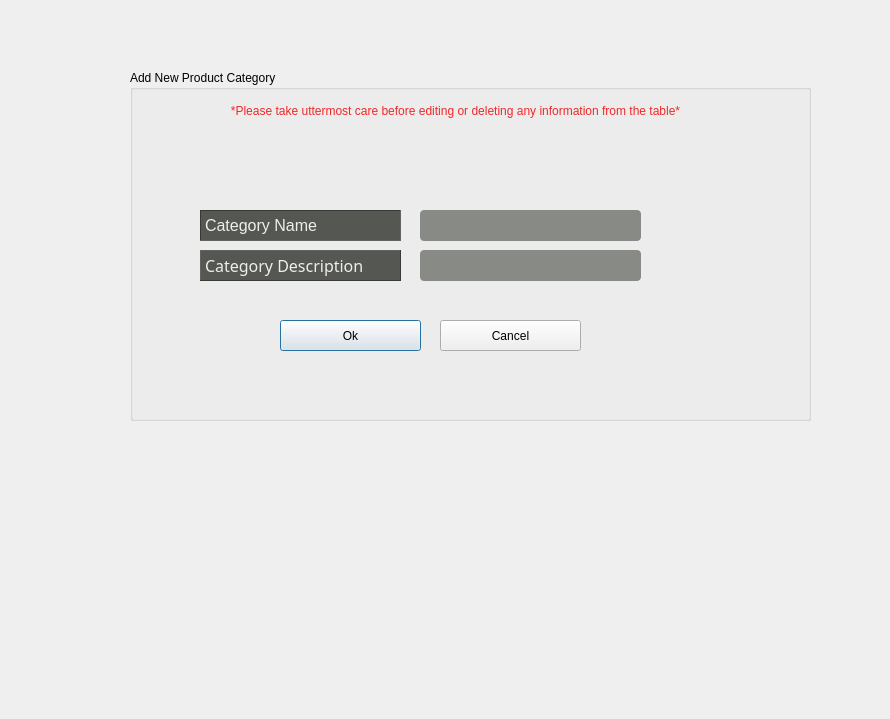
<?xml version="1.0" encoding="UTF-8"?>
<ui version="4.0">
 <class>AddProductCategory</class>
 <widget class="QDialog" name="AddProductCategory">
  <property name="geometry">
   <rect>
    <x>0</x>
    <y>0</y>
    <width>890</width>
    <height>719</height>
   </rect>
  </property>
  <property name="windowTitle">
   <string>Dialog</string>
  </property>
  <widget class="QLabel" name="label_2">
   <property name="geometry">
    <rect>
     <x>0</x>
     <y>0</y>
     <width>881</width>
     <height>741</height>
    </rect>
   </property>
   <property name="styleSheet">
    <string notr="true">border-image: url(:/resources/background/picklit.jpg);</string>
   </property>
   <property name="text">
    <string/>
   </property>
  </widget>
  <widget class="QGroupBox" name="groupBox">
   <property name="geometry">
    <rect>
     <x>130</x>
     <y>70</y>
     <width>681</width>
     <height>351</height>
    </rect>
   </property>
   <property name="title">
    <string>Add New Product Category</string>
   </property>
   <widget class="QLabel" name="lbl_username">
    <property name="geometry">
     <rect>
      <x>70</x>
      <y>180</y>
      <width>201</width>
      <height>31</height>
     </rect>
    </property>
    <property name="font">
     <font>
      <family>Vemana2000</family>
      <pointsize>12</pointsize>
     </font>
    </property>
    <property name="styleSheet">
     <string notr="true">background-color: rgb(85, 87, 83);
color: rgb(238, 238, 236);</string>
    </property>
    <property name="frameShape">
     <enum>QFrame::Panel</enum>
    </property>
    <property name="frameShadow">
     <enum>QFrame::Raised</enum>
    </property>
    <property name="text">
     <string>Category Description</string>
    </property>
   </widget>
   <widget class="QLabel" name="lbl_phone">
    <property name="geometry">
     <rect>
      <x>70</x>
      <y>140</y>
      <width>201</width>
      <height>31</height>
     </rect>
    </property>
    <property name="font">
     <font>
      <pointsize>12</pointsize>
     </font>
    </property>
    <property name="styleSheet">
     <string notr="true">background-color: rgb(85, 87, 83);
color: rgb(238, 238, 236);</string>
    </property>
    <property name="frameShape">
     <enum>QFrame::Panel</enum>
    </property>
    <property name="frameShadow">
     <enum>QFrame::Sunken</enum>
    </property>
    <property name="text">
     <string>Category Name</string>
    </property>
   </widget>
   <widget class="QPushButton" name="btnApply">
    <property name="geometry">
     <rect>
      <x>150</x>
      <y>250</y>
      <width>141</width>
      <height>31</height>
     </rect>
    </property>
    <property name="text">
     <string>Ok</string>
    </property>
    <property name="icon">
     <iconset resource="resources.qrc">
      <normaloff>:/resources/icons/interface.png</normaloff>:/resources/icons/interface.png</iconset>
    </property>
    <property name="iconSize">
     <size>
      <width>24</width>
      <height>24</height>
     </size>
    </property>
   </widget>
   <widget class="QPushButton" name="btnCancel">
    <property name="geometry">
     <rect>
      <x>310</x>
      <y>250</y>
      <width>141</width>
      <height>31</height>
     </rect>
    </property>
    <property name="text">
     <string>Cancel</string>
    </property>
    <property name="icon">
     <iconset resource="resources.qrc">
      <normaloff>:/resources/icons/signs (2).png</normaloff>:/resources/icons/signs (2).png</iconset>
    </property>
    <property name="iconSize">
     <size>
      <width>24</width>
      <height>24</height>
     </size>
    </property>
   </widget>
   <widget class="QLabel" name="label_11">
    <property name="geometry">
     <rect>
      <x>10</x>
      <y>30</y>
      <width>631</width>
      <height>21</height>
     </rect>
    </property>
    <property name="styleSheet">
     <string notr="true">font: 57 11pt &quot;Ubuntu&quot;;
color: rgb(239, 41, 41);
</string>
    </property>
    <property name="text">
     <string>*Please take uttermost care before editing or deleting any information from the table*</string>
    </property>
    <property name="alignment">
     <set>Qt::AlignCenter</set>
    </property>
   </widget>
   <widget class="QLineEdit" name="leCategoryName">
    <property name="geometry">
     <rect>
      <x>290</x>
      <y>140</y>
      <width>221</width>
      <height>31</height>
     </rect>
    </property>
    <property name="styleSheet">
     <string notr="true">border-radius: 4px;
background-color: rgb(136, 138, 133);</string>
    </property>
   </widget>
   <widget class="QLineEdit" name="leCategoryDescription">
    <property name="geometry">
     <rect>
      <x>290</x>
      <y>180</y>
      <width>221</width>
      <height>31</height>
     </rect>
    </property>
    <property name="styleSheet">
     <string notr="true">border-radius: 4px;
background-color: rgb(136, 138, 133);</string>
    </property>
   </widget>
  </widget>
  <widget class="QLabel" name="label">
   <property name="geometry">
    <rect>
     <x>30</x>
     <y>30</y>
     <width>101</width>
     <height>101</height>
    </rect>
   </property>
   <property name="styleSheet">
    <string notr="true">border-image: url(:/resources/icons/Logo2.png);</string>
   </property>
   <property name="text">
    <string/>
   </property>
  </widget>
 </widget>
 <resources>
  <include location="resources.qrc"/>
 </resources>
 <connections/>
</ui>
